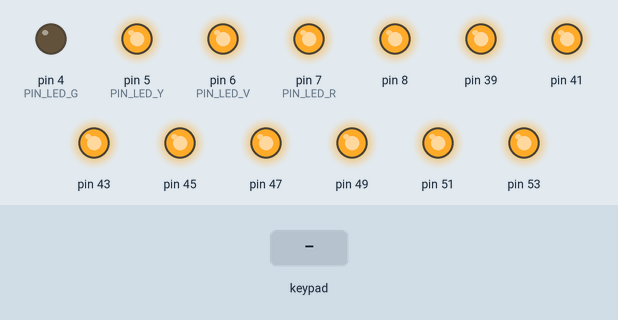
The sketch below on a simulated Arduino Mega 2560, built with avr-gcc and run on an emulated ATmega2560. On the bench: output pins drawn as LEDs (lit = HIGH). Dashed ring = blinking. The test bench sets the inputs (shaded band). What the sketch prints to the serial monitor is not drawn.

Above: at 2.7 s.
2.8 s: keypad keys 2 3 2 5 2 7 2 9 pressed 0.4 s apart
At 3.42 s:
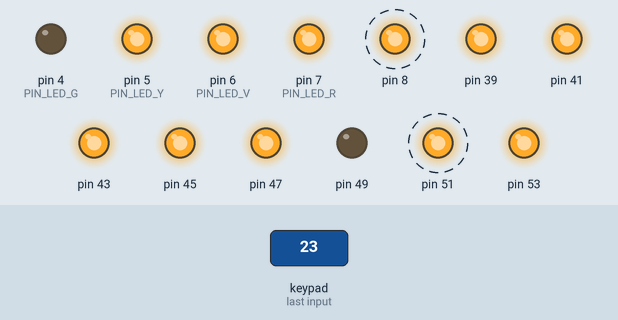
7.5 s: key '1' pressed
At 8.6 s:
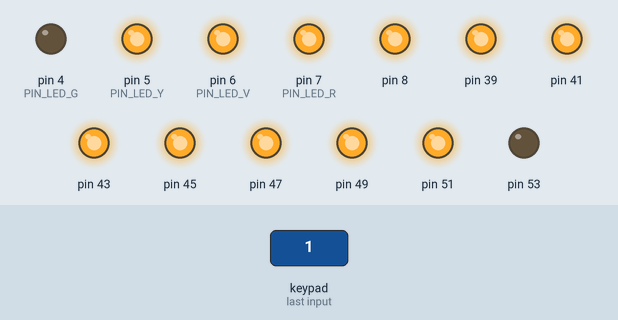
9.0 s: key 'A' pressed
At 9.7 s:
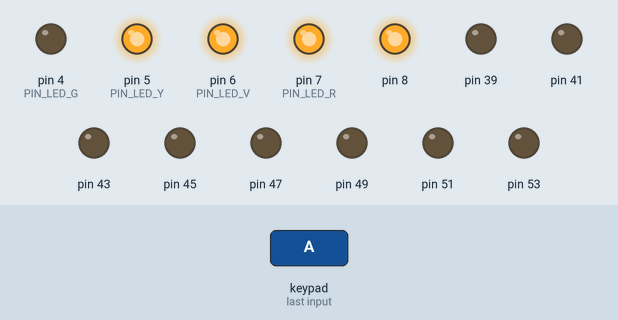
10.5 s: key '4' pressed
At 10.8 s:
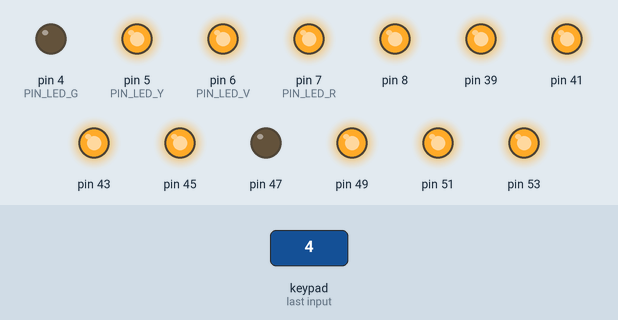
12.0 s: key '6' pressed
At 13.1 s:
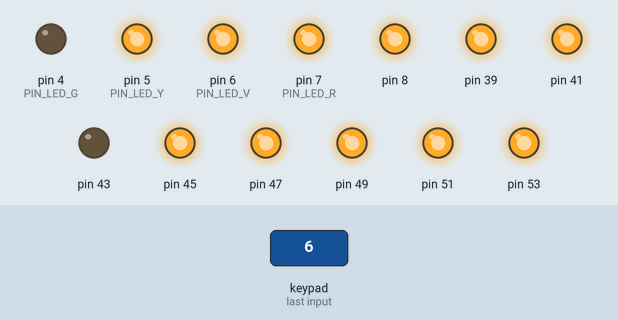
13.5 s: keypad keys 2 3 2 5 2 7 2 9 # pressed 0.4 s apart
At 14.92 s:
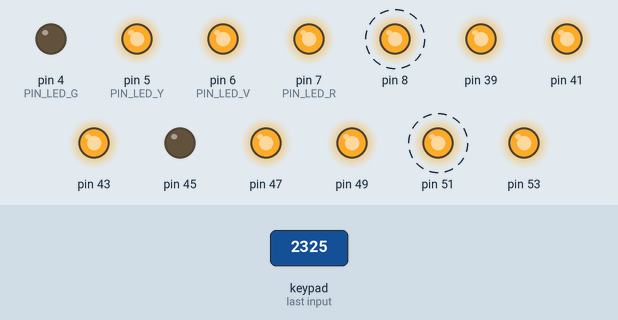
Timing chart, 0 to 18.2 s (numbered marks = the images above; inputs shaded):
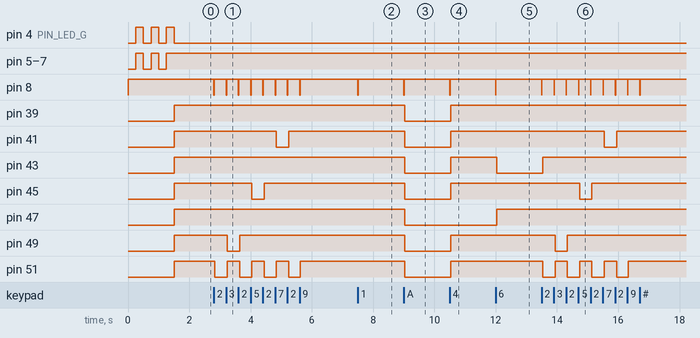

The sketch:

PROJECT.ino
```cpp
// #include "door.h"
#include "SmartSwitchBoard.h"
////////////////////////////////
// door dr;
SmartSwitchBoard  brd;
////////////////////////////////
void setup()
{
    // dr.init();
    brd.init();
}
////////////////////
void loop()
{
    // dr.loop();
    brd.handle();
}
////////////////////////////////////////////////////////////////////////////
```

CommandParser.cpp
```cpp
#include "CommandParser.h"
#include <Arduino.h>
///////////////////////////
CommandParser::CommandParser()  // Constructor
{
}
//__________________________________________________________________________________________________________________________________________________________________
/**
 * @brief init Function
 * @param
 * @param
 * @return void
 */
void CommandParser::init(void)
{
   pinMode(LED_BUILTIN, OUTPUT);
   Serial.begin(115200);
   Serial.println("Enter command (separated by space or comma):");
}
//__________________________________________________________________________________________________________________________________________________________________
/**
 * @brief Function check user press any command
 * @param void
 * @param void
 * @return void
 */
void CommandParser::handle(void)
{
     // Read serial data non-blocking
  while (Serial.available() > 0 && !commandReady)
  {
    char incomingChar = Serial.read();

    if (incomingChar == '\n')
     {
      commandBuffer[bufferIndex] = '\0'; // Null-terminate the string
      commandReady = true;               // Command is ready
    }
    else if (bufferIndex < MAX_COMMAND_LENGTH - 1)
    {
      commandBuffer[bufferIndex++] = incomingChar;
    }
  }
}
//__________________________________________________________________________________________________________________________________________________________________
/**
 * @brief Function to check any is present int the cue or buffer
 * @param void
 * @param void
 * @return bool true if present else false
 */
bool CommandParser::available(void)
{
  if(commandReady)
  {
    process();
    return true;
  }
  else return false;
}
//__________________________________________________________________________________________________________________________________________________________________
/**
 * @brief Function to Process the command when ready
 * @param void
 * @param void
 * @return void
 */
void CommandParser::process(void)
{
    String command = String(commandBuffer);
    command.trim(); // Remove leading and trailing whitespace

    // Parse the command
    numParts = parseCommand(command, parsedParts, MAX_PARTS);

    // // Print parsed parts
    // Serial.println("Parsed command parts:");
    // for (int i = 0; i < numParts; i++) {
    //   Serial.print("Part ");
    //   Serial.print(i);
    //   Serial.print(": ");
    //   Serial.println(parsedParts[i]);
    // }

    // Reset for next command
    bufferIndex = 0;
    commandReady = false;
    Serial.println("command:");
}
//__________________________________________________________________________________________________________________________________________________________________
/**
 * @brief Function to parse the content
 * @param void
 * @param void
 * @return void
 */
int CommandParser::parseCommand(String command, String parts[], int maxParts)
{
  int count = 0; // Counter for parts

  while (command.length() > 0 && count < maxParts) {
    int separatorIndex = findSeparatorIndex(command); // Find the next separator index
    if (separatorIndex == -1) {
      // If no separator is found, the rest of the command is a part
      parts[count++] = command;
      break;
    } else {
      // Extract the part before the separator
      parts[count++] = command.substring(0, separatorIndex);
      // Remove the extracted part from the command
      command = command.substring(separatorIndex + 1);
      command.trim(); // Remove extra spaces or commas
    }
  }
  return count; // Return the number of parts parsed
}
//__________________________________________________________________________________________________________________________________________________________________
/**
 * @brief Function to find the index of the next separator (space or comma)
 * @param void
 * @param void
 * @return void
 */
int CommandParser::findSeparatorIndex(String command)
{
  int spaceIndex = command.indexOf(' '); // Index of the first space
  int commaIndex = command.indexOf(','); // Index of the first comma

  if (spaceIndex == -1) return commaIndex; // No space, return comma index
  if (commaIndex == -1) return spaceIndex; // No comma, return space index
  return min(spaceIndex, commaIndex);      // Return the smaller index (nearest separator)
}
//__________________________________________________________________________________________________________________________________________________________________
```

CommandParser.h
```cpp
#ifndef COMMANDPARSER_H
#define COMMANDPARSER_H
#include <Arduino.h>
//////////////////////

#define MAX_COMMAND_LENGTH 50   // Maximum command length
#define MAX_PARTS         10    // Maximum number of parts to parse


////////////////////////////////////////
class CommandParser
{
    public:
           CommandParser();
      void init(void);
      void handle();
      bool available(void);
      void CommandParser::process(void);
      int parseCommand(String command, String parts[], int maxParts);
      int findSeparatorIndex(String command);
      String parsedParts[MAX_PARTS];          // Array to store parsed parts
      int numParts = 0;                       // Number of parts parsed
      char commandBuffer[MAX_COMMAND_LENGTH]; // Buffer for incoming command
      int bufferIndex = 0;                    // Index for buffer
      bool commandReady = false;              // Flag for complete command
    private:

};
///////////////////////


#endif
```

Fan.cpp
```cpp
#include "FAN.h"
#include <Arduino.h>
///////////////////////////
Fan::Fan()  // Constructor
{
}
//__________________________________________________________________________________________________________________________________________________________________
void Fan::init(void)
{

}
//__________________________________________________________________________________________________________________________________________________________________

//__________________________________________________________________________________________________________________________________________________________________
```

Fan.h
```cpp
#ifndef FAN_H
#define FAN_H
//////////////////////
class Fan
{
    public:
           Fan();
      void init(void);
    private:

};
///////////////////////


#endif
```

IR_Remote.cpp
```cpp
#include "IR_Remote.h"
#include <Arduino.h>
#include <IRremote.h> //IRremote by shirriff,z3t0,ArminJo
// ///////////////////////////

// ////////////////////////////////
const int RECV_PIN = 2;
IRrecv irrecv(RECV_PIN);
decode_results results;
// //////////////////////////////
IR_Remote::IR_Remote()  // Constructor
{
}
//__________________________________________________________________________________________________________________________________________________________________
void IR_Remote::init(void)
{
    IrReceiver.begin(RECV_PIN, ENABLE_LED_FEEDBACK);
    Serial.println("Ready to decode IR signals...");
}
//__________________________________________________________________________________________________________________________________________________________________
bool IR_Remote::pressed(void)
{
    if (IrReceiver.decode())
     {
        unsigned long rawData = IrReceiver.decodedIRData.decodedRawData;
        char hexString[11];
        sprintf(hexString, "0x%08lX", rawData);
        strCode = String(hexString);
        IrReceiver.resume();
        return true;
     }
     else
     {
        return false;
     }
}
//__________________________________________________________________________________________________________________________________________________________________
char IR_Remote::get(void)
{
  if (strCode == BTN_1)  return '1';
  if (strCode == BTN_2)  return '2';
  if (strCode == BTN_3)  return '3';
  if (strCode == BTN_4)  return '4';
  if (strCode == BTN_5)  return '5';
  if (strCode == BTN_6)  return '6';
  if (strCode == BTN_7)  return '7';
  if (strCode == BTN_8)  return '8';
  if (strCode == BTN_9)  return '9';
  if (strCode == BTN_0)  return '0';

  if (strCode == BTN_MUTE)  return 'A';
  if (strCode == BTN_PWR)   return 'C';
}
// //__________________________________________________________________________________________________________________________________________________________________
```

IR_Remote.h
```cpp
#ifndef IR_REMOTE_H
#define IR_REMOTE_H
//////////////////////
#include "Arduino.h"

class IR_Remote
{
    public:
           IR_Remote();
      void init(void);
      char get(void);
      bool pressed(void);
      char code;
      String strCode;
    private:

};
///////////////////////
#define BTN_MUTE      "0xE11E7F80"
#define BTN_PWR       "0xED127F80"
#define BTN_1         "0xF50A7F80"
#define BTN_2         "0xE41B7F80"
#define BTN_3         "0xE01F7F80"
#define BTN_4         "0xF30C7F80"
#define BTN_5         "0xF20D7F80"
#define BTN_6         "0xF10E7F80"
#define BTN_7         "0xFF007F80"
#define BTN_8         "0xF00F7F80"
#define BTN_9         "0xE6197F80"
#define BTN_0         "0xF8077F80"
///////////////
#define BTN_USDSCN    "0xF6097F80"
#define BTN_EQ        "0xFB047F80"
///////////////
#define BTN_VOL_PLUS  "0xF9067F80"
#define BTN_VOL_MINUS "0xFA057F80"
#define BTN_LEFT      "0xFD027F80"
#define BTN_RIGHT     "0xFC037F80"
#define BTN_PAUSE     "0xFE017F80"
#define BTN_RPT       "0xF7087F80"
#define BTN_MODE      "0x4CB0FADD"
///////////////
#define BTN_STAR1     "0xFD027F80"
#define BTN_STAR2     "0xFC037F80"
#define BTN_STAR3     "0xFA057F80"
#define BTN_STAR4     "0xF9067F80"
///////////////////////////////////


#endif
```

Key44.cpp
```cpp
#include "Key44.h"
#include <Arduino.h>
#include <Keypad.h>  // Install Keypad by Mark Stanley, Alexander Brevig
///////////////////////////

const byte ROWS = 4; //four rows
const byte COLS = 4; //four columns
//define the cymbols on the buttons of the keypads
char hexaKeys[ROWS][COLS] = {
  {'1','2','3','A'},
  {'4','5','6','B'},
  {'7','8','9','C'},
  {'*','0','#','D'}
};

byte rowPins[ROWS] = {23, 25, 27, 29}; //connect to the row pinouts of the keypad
byte colPins[COLS] = {31, 33, 35, 37}; //connect to the column pinouts of the keypad


//initialize an instance of class NewKeypad
Keypad customKeypad = Keypad( makeKeymap(hexaKeys), rowPins, colPins, ROWS, COLS);


Key44::Key44()  // Constructor
{
}
//__________________________________________________________________________________________________________________________________________________________________
void Key44::init(void)
{

}
//__________________________________________________________________________________________________________________________________________________________________
bool Key44::pressed(void)
{
  char k = customKeypad.getKey();

  if(!k)
  {
    return false;
  }
  else
  {
    code=k;
    return true;
  }
}
//__________________________________________________________________________________________________________________________________________________________________
char Key44::get(void)
{
  char customKey = customKeypad.getKey();
  return customKey;


}

//__________________________________________________________________________________________________________________________________________________________________
```

Key44.h
```cpp
#ifndef KEY44_H
#define KEY44_H
//////////////////////
#include <Arduino.h>

class Key44
{
    public:
           Key44();
      void init(void);
      char get(void);
      bool pressed(void);
      char code=0;

    private:

};
///////////////////////
#define   R1          23
#define   R2          25
#define   R3          27
#define   R4          29

#define   C1          31
#define   C2          33
#define   C3          35
#define   C4          37


#endif
```

LedFront.cpp
```cpp
#include "LedFront.h"
#include <Arduino.h>
///////////////////////////
LedFront::LedFront()  // Constructor
{
}
//__________________________________________________________________________________________________________________________________________________________________
void LedFront::init(void)
{
   pinMode(PIN_LED_R,OUTPUT);
   pinMode(PIN_LED_G,OUTPUT);
   pinMode(PIN_LED_Y,OUTPUT);
   pinMode(PIN_LED_V,OUTPUT);

   digitalWrite(PIN_LED_R, HIGH);
   digitalWrite(PIN_LED_Y, HIGH);
   digitalWrite(PIN_LED_V, HIGH);
   digitalWrite(PIN_LED_G, HIGH);
}
//__________________________________________________________________________________________________________________________________________________________________
void LedFront::test(void)
{
  for(int i=0;i<3;i++)
  {
    digitalWrite(PIN_LED_R, LOW);
    digitalWrite(PIN_LED_Y, LOW);
    digitalWrite(PIN_LED_V, LOW);
    digitalWrite(PIN_LED_G, LOW);
    delay(250);
    digitalWrite(PIN_LED_R, HIGH);
    digitalWrite(PIN_LED_Y, HIGH);
    digitalWrite(PIN_LED_V, HIGH);
    digitalWrite(PIN_LED_G, HIGH);
    delay(250);
  }
}
//__________________________________________________________________________________________________________________________________________________________________
void LedFront::healthy(void)
{
  digitalWrite(PIN_LED_R, HIGH);
  digitalWrite(PIN_LED_Y, HIGH);
  digitalWrite(PIN_LED_V, HIGH);
  digitalWrite(PIN_LED_G, LOW);
}
//__________________________________________________________________________________________________________________________________________________________________
void LedFront::ok(void)
{
    digitalWrite(PIN_LED_R, HIGH);
    digitalWrite(PIN_LED_Y, LOW);
    digitalWrite(PIN_LED_V, HIGH);
    digitalWrite(PIN_LED_G, HIGH);
}
//__________________________________________________________________________________________________________________________________________________________________
void LedFront::abnormal(void)
{
    digitalWrite(PIN_LED_R, HIGH);
    digitalWrite(PIN_LED_Y, HIGH);
    digitalWrite(PIN_LED_V, LOW);
    digitalWrite(PIN_LED_G, HIGH);
}
//__________________________________________________________________________________________________________________________________________________________________
void LedFront::error(void)
{
    digitalWrite(PIN_LED_R, LOW);
    digitalWrite(PIN_LED_Y, HIGH);
    digitalWrite(PIN_LED_V, HIGH);
    digitalWrite(PIN_LED_G, HIGH);
}
//__________________________________________________________________________________________________________________________________________________________________
```

LedFront.h
```cpp
#ifndef LEDFRONT_H
#define LEDFRONT_H
//////////////////////
#define   PIN_LED_R   7
#define   PIN_LED_G   4
#define   PIN_LED_Y   5
#define   PIN_LED_V   6
class LedFront
{
    public:
           LedFront();
      void init(void);
      void test(void);
      void healthy(void);
      void ok(void);
      void abnormal(void);
      void error(void);
    private:
};
///////////////////////


#endif
```

LedRGB.cpp
```cpp
#include "LedRGB.h"
#include <Arduino.h>
///////////////////////////
LedRGB::LedRGB()  // Constructor
{
}
//__________________________________________________________________________________________________________________________________________________________________
void LedRGB::init(void)
{
    count_Reg=0;
    compare_val=0;
}
//__________________________________________________________________________________________________________________________________________________________________
 void LedRGB::set(long val)
{
    compare_val=val;
    count_Reg=0;
}
//__________________________________________________________________________________________________________________________________________________________________
bool LedRGB::over(void)
{
   if(count_Reg>=compare_val)
   {
      count_Reg=0;
      return true;
   }
   else
   {
      count_Reg++;
      return false;
   }
}
//__________________________________________________________________________________________________________________________________________________________________


// //adafruit Adafruit_NeoPixel
// #include <Adafruit_NeoPixel.h>

// // Pin connected to the DIN of the LED strip
// #define LED_PIN 6

// // Number of LEDs in the strip
// #define NUM_LEDS 4

// // Create a NeoPixel object
// Adafruit_NeoPixel strip = Adafruit_NeoPixel(NUM_LEDS, LED_PIN, NEO_GRB + NEO_KHZ800);

// void setup() {
//   strip.begin();      // Initialize the LED strip
//   strip.show();       // Turn off all LEDs at the start
//   strip.setBrightness(50); // Set brightness (0-255)
// }

// void loop() {
//   // Example effects
//   colorWipe(strip.Color(255, 0, 0), 50); // Red
//   colorWipe(strip.Color(0, 255, 0), 50); // Green
//   colorWipe(strip.Color(0, 0, 255), 50); // Blue
//   rainbow(10);                           // Rainbow effect
// }

// // Fill the strip with a single color
// void colorWipe(uint32_t color, int wait) {
//   for (int i = 0; i < strip.numPixels(); i++) {
//     strip.setPixelColor(i, color); // Set the color of pixel i
//     strip.show();                 // Update the strip to show the change
//     delay(wait);                  // Wait for the next LED
//   }
// }

// // Create a rainbow effect
// void rainbow(int wait) {
//   for (int j = 0; j < 256; j++) { // Cycle all colors
//     for (int i = 0; i < strip.numPixels(); i++) {
//       strip.setPixelColor(i, wheel((i + j) & 255));
//     }
//     strip.show();
//     delay(wait);
//   }
// }

// // Generate rainbow colors across 0-255
// uint32_t wheel(byte position) {
//   position = 255 - position;
//   if (position < 85) {
//     return strip.Color(255 - position * 3, 0, position * 3);
//   } else if (position < 170) {
//     position -= 85;
//     return strip.Color(0, position * 3, 255 - position * 3);
//   } else {
//     position -= 170;
//     return strip.Color(position * 3, 255 - position * 3, 0);
//   }
// }
```

LedRGB.h
```cpp
#ifndef LEDRGB_H
#define LEDRGB_H
//////////////////////
class LedRGB
{
    public:
           LedRGB();
      void init(void);
      void set(long val);
      bool over(void);
      long count_Reg;
      long compare_val;
    private:

};
///////////////////////


#endif
```

Profile.h
```cpp
#ifndef PROFILE_H
#define PROFILE_H
//////////////////////
#include "Arduino.h"

class Profile
{
    public:
           Profile();
      void init(void);
      String get(char id);
    private:
};
///////////////////////


#endif
```

Source omitted: PWM.cpp (3637 bytes), PWM.h (687 bytes), Profile.cpp (4249 bytes), Relay.cpp (2426 bytes), Relay.h (444 bytes), Rtc1307.cpp (2258 bytes), Rtc1307.h (296 bytes), SmartSwitchBoard.cpp (1488 bytes), SmartSwitchBoard.h (268 bytes), StatusBlink.cpp (1890 bytes), StatusBlink.h (390 bytes), button.cpp (803 bytes) and 9 more

Measured:
- after the input at 2.8 s, pin 8: alternates HIGH for 0.39 s and LOW for 0.01 s, 16 changes in all, then stays HIGH, starting at once; pin 41: HIGH → LOW after 2.0 s, → HIGH 0.39 s later
- after the input at 7.5 s, pin 8: HIGH → LOW at once, → HIGH 0.01 s later; pin 53: HIGH → LOW at once
- after the input at 9.0 s, pin 8: HIGH → LOW at once, → HIGH 0.01 s later; pin 39, pin 41, pin 43, pin 45, pin 47, pin 49, pin 51: HIGH → LOW at once
- after the input at 10.5 s, pin 8: HIGH → LOW at once, → HIGH 0.01 s later; pin 39, pin 41, pin 43, pin 45, pin 49, pin 51, pin 53: LOW → HIGH at once
- after the input at 12.0 s, pin 8: HIGH → LOW at once, → HIGH 0.01 s later; pin 43: HIGH → LOW at once; pin 47: LOW → HIGH at once
- after the input at 13.5 s, pin 8: alternates HIGH for 0.39 s and LOW for 0.01 s, 18 changes in all, then stays HIGH, starting at once; pin 41: HIGH → LOW after 2.0 s, → HIGH 0.40 s later; pin 43: LOW → HIGH at once; pin 45: HIGH → LOW after 1.2 s, → HIGH 0.39 s later; pin 49: HIGH → LOW after 0.44 s, → HIGH 0.40 s later
